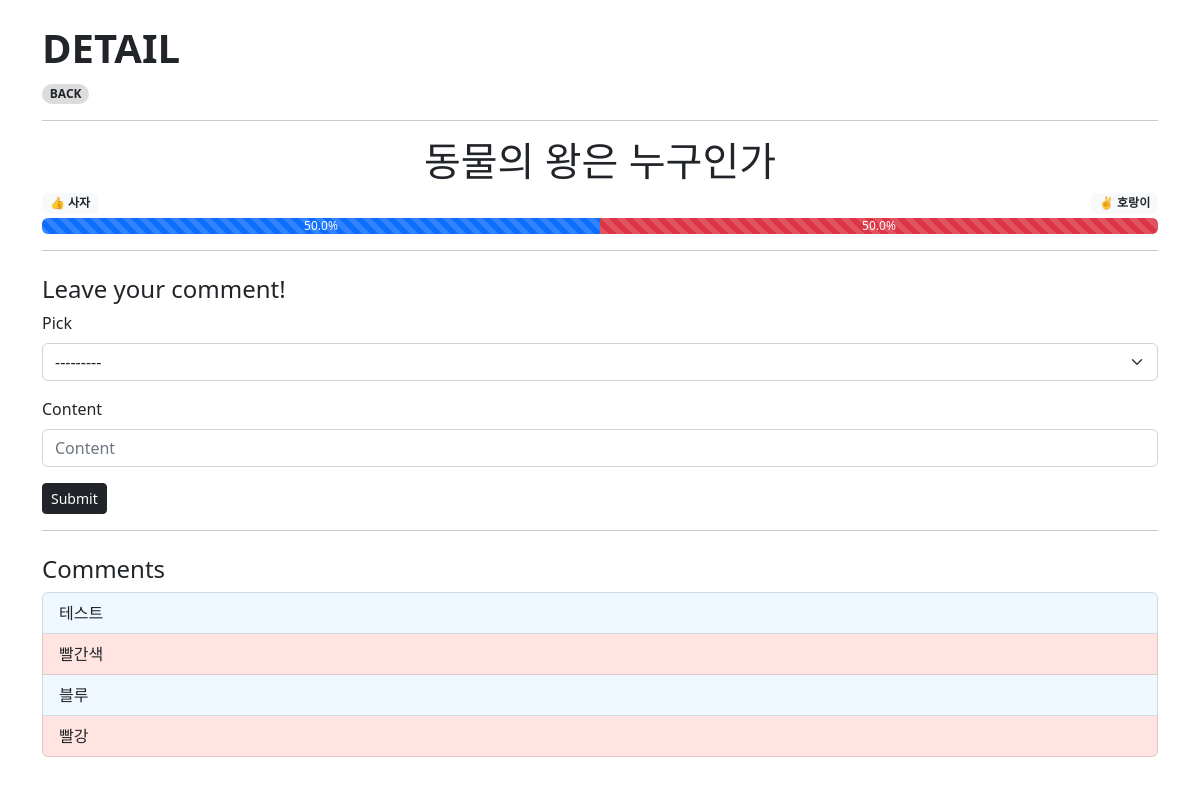
Page /votes/1/ on the committed database.
### votes/models.py (models this page shows)
class Vote(models.Model):
    title = models.CharField(max_length=200)
    issue_a = models.CharField(max_length=200)
    issue_b = models.CharField(max_length=200)

class Comment(models.Model):
    COLOR_CHOICES = (
        ('BLUE', 'BLUE'),
        ('RED', 'RED')
    )
    vote = models.ForeignKey(Vote, on_delete=models.CASCADE)
    pick = models.CharField(max_length=200, choices=COLOR_CHOICES)
    content = models.CharField(max_length=200)

### votes/views.py (the view)
# urls.py: path('<int:pk>/', views.detail, name='detail'),
def detail(request, pk):
    vote = Vote.objects.get(pk=pk)
    comment_form = CommentForm()
    comments = vote.comment_set.all()
    cnt_blue = 0
    cnt_red = 0
    for comment in comments:
        if comment.pick == 'BLUE':
            cnt_blue += 1
        elif comment.pick == 'RED':
            cnt_red += 1
    percent_b = 0
    percent_r = 0
    if cnt_blue > 0 or cnt_red > 0:
        percent_b = round(cnt_blue / (cnt_blue + cnt_red) * 100, 2)
        percent_r = 100 - percent_b
    context = {
        'vote': vote,
        'comment_form': comment_form,
        'comments': comments,
        'percent_b': percent_b,
        'percent_r': percent_r,
    }
    return render(request, 'votes/detail.html', context)

### votes/forms.py
class CommentForm(forms.ModelForm):
    class Meta:
        model = Comment
        exclude = ('vote',)

### votes/templates/votes/detail.html (shortened to what this page needs)
{% extends 'base.html' %}
{% load bootstrap5 %}
{% block content %}
  <h1 class="mt-4"><b>DETAIL</b></h1>
  <a href="{% url 'votes:index' %}" class="badge text-dark rounded-pill" style="text-decoration:none;background-color: #DCDCDC">BACK</a>
  <hr>
  <h1 class="text-center">{{ vote.title }}</h1>
  <div class="d-flex justify-content-between mb-1">
    <span class="badge bg-light text-dark">👍 {{ vote.issue_a }}</span>
    <span class="badge bg-light text-dark">✌ {{ vote.issue_b }}</span>
  </div>
  <div class="progress">
    <div class="progress-bar progress-bar-striped progress-bar-animated" role="progressbar" style="width: {{ percent_b }}%" aria-valuenow="{{ percent_b }}" aria-valuemin="0" aria-valuemax="100">{{ percent_b }}%</div>
    <div class="progress-bar bg-danger progress-bar-striped progress-bar-animated" role="progressbar" style="width: {{ percent_r }}%" aria-valuenow="{{ percent_r }}" aria-valuemin="0" aria-valuemax="100">{{ percent_r }}%</div>
  </div>
  <hr>
  <h4 class="mt-4 fw-lighter">Leave your comment!</h4>
  <form action="{% url 'votes:comments_create' vote.pk %}" method="POST">
    {% bootstrap_form comment_form %}
    {% buttons %}
    <button type="submit" class="btn btn-sm btn-dark" >
      Submit
    </button>
    {% endbuttons %}
  </form>
  <hr>
  <h4 class="mt-4 fw-lighter">Comments</h4>
  <div class="mb-5">
    <ul class="list-group">
      {% for comment in comments %}
        {% if comment.pick == 'BLUE' %}
          <li class="list-group-item" style="background-color: #F0F8FF;">{{ comment.content }}</li>
        {% else %}
          <li class="list-group-item" style="background-color: #FFE4E1;">{{ comment.content }}</li>
        {% endif %}
      {% endfor %}
    </ul>
  </div>
{% endblock content %}

### rows in the picture
Vote: title "동물의 왕은 누구인가", issue_a "사자", issue_b "호랑이"
Comment: content "테스트"
Comment: content "빨간색"
Comment: content "블루"
Comment: content "빨강"

### other values in the picture
{{ percent_b }} "50.0"
{{ percent_r }} "50.0"
